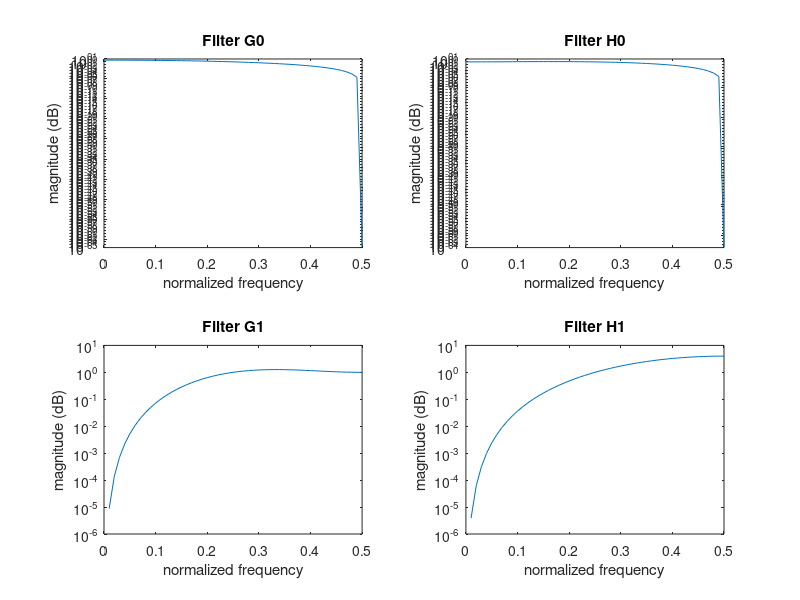
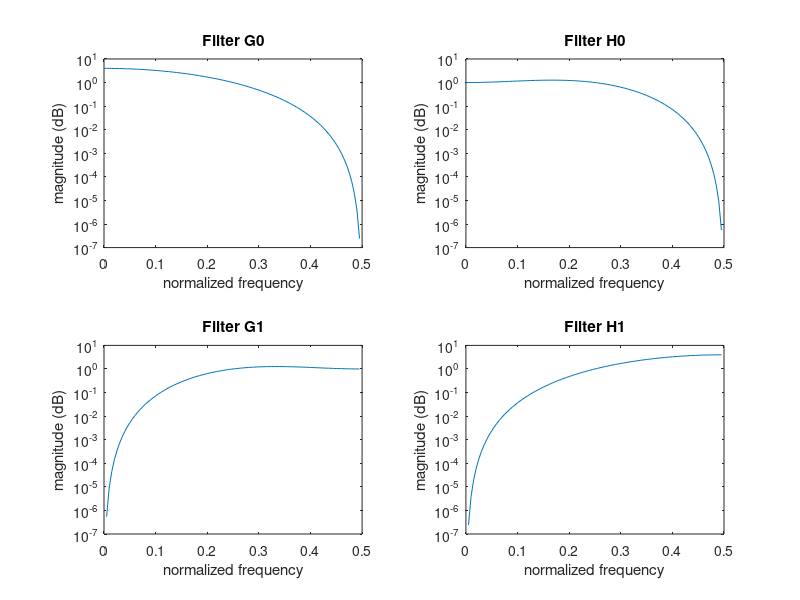

MATLAB code to generate these figures, in order:
nu=[0:0.01:1/2];
G0=1/2*(1+exp(-2*pi*j*nu)).^2;
H1=1/2*(1-exp(-2*pi*j*nu)).^2;
H0=1/8*(-1+2*exp(-2*pi*j*nu)+6*exp(-4*pi*j*nu)+2*exp(-6*pi*j*nu)-exp(-8*pi*j*nu));
G1=-1/8*(-1-2*exp(-2*pi*j*nu)+6*exp(-4*pi*j*nu)-2*exp(-6*pi*j*nu)-exp(-8*pi*j*nu));
figure(1)
subplot(221)
plot(nu,abs(G0).^2)
set(gca,'YScale','log')
xlabel('normalized frequency')
ylabel('magnitude (dB)')
title('Filter G0')
subplot(222)
plot(nu,abs(H0).^2)
set(gca,'YScale','log')
xlabel('normalized frequency')
ylabel('magnitude (dB)')
title('Filter H0')
subplot(223)
plot(nu,abs(G1).^2)
set(gca,'YScale','log')
xlabel('normalized frequency')
ylabel('magnitude (dB)')
title('Filter G1')
subplot(224)
plot(nu,abs(H1).^2)
set(gca,'YScale','log')
xlabel('normalized frequency')
ylabel('magnitude (dB)')
title('Filter H1')

N=100;
[G0_h,w] = freqz([1/2,1,1/2],1,N); 
[H0_h,~] = freqz([-1/8,1/4,3/4,1/4,-1/8],1,N); 
[G1_h,~] = freqz([1/8,1/4,-3/4,1/4,1/8],1,N); 
[H1_h,~] = freqz([1/2,-1,1/2],1,N); 
f=w/(2*pi);

figure(2)
subplot(221)
plot(f,abs(G0_h).^2);
set(gca,'YScale','log')
set(gca,'YScale','log')
xlabel('normalized frequency')
ylabel('magnitude (dB)')
title('Filter G0')

subplot(222)
plot(f,abs(H0_h).^2);
set(gca,'YScale','log')
set(gca,'YScale','log')
xlabel('normalized frequency')
ylabel('magnitude (dB)')
title('Filter H0')

subplot(223)
plot(f,abs(G1_h).^2);
set(gca,'YScale','log')
set(gca,'YScale','log')
xlabel('normalized frequency')
ylabel('magnitude (dB)')
title('Filter G1')

subplot(224)
plot(f,abs(H1_h).^2);
set(gca,'YScale','log')
set(gca,'YScale','log')
xlabel('normalized frequency')
ylabel('magnitude (dB)')
title('Filter H1')